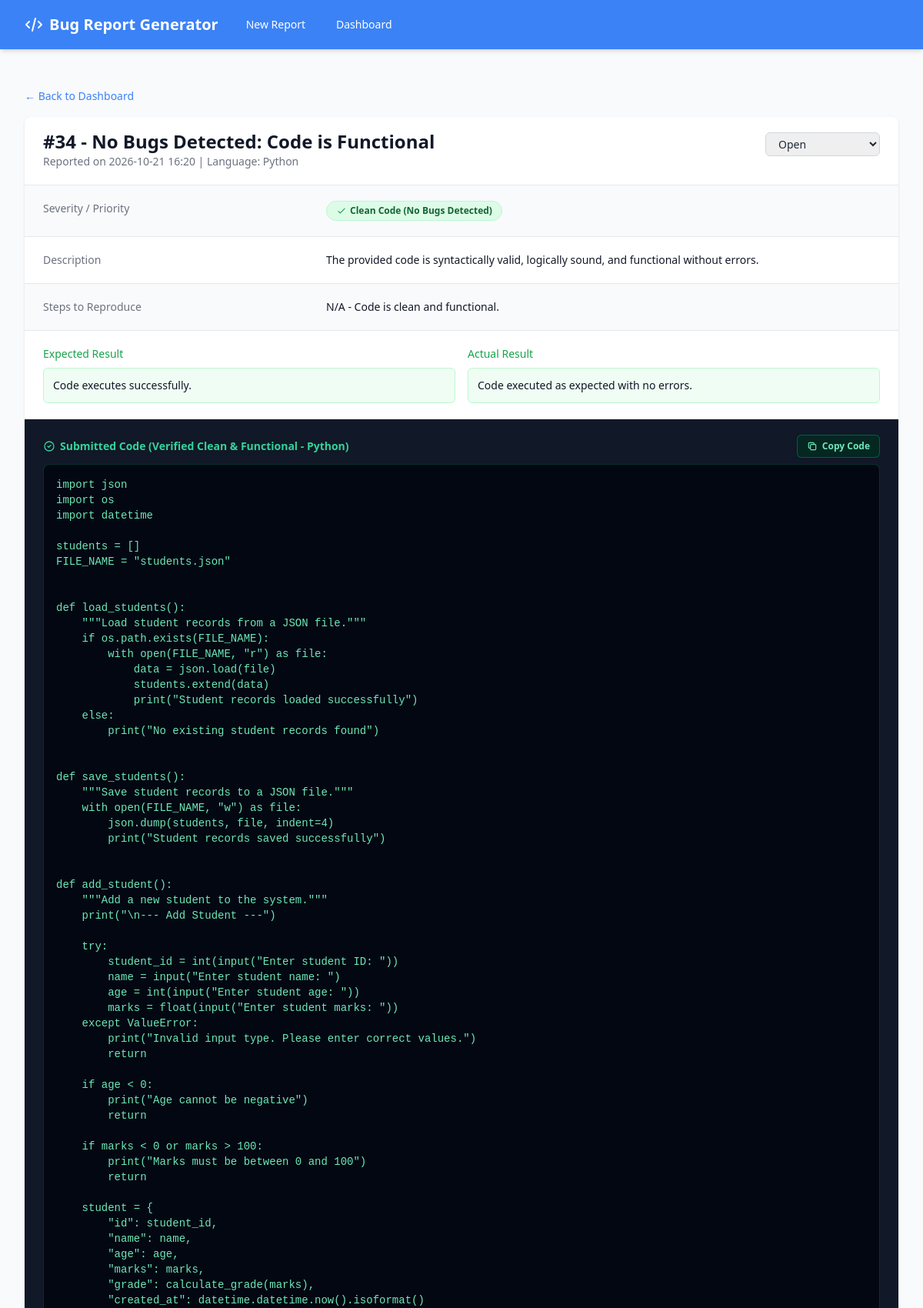
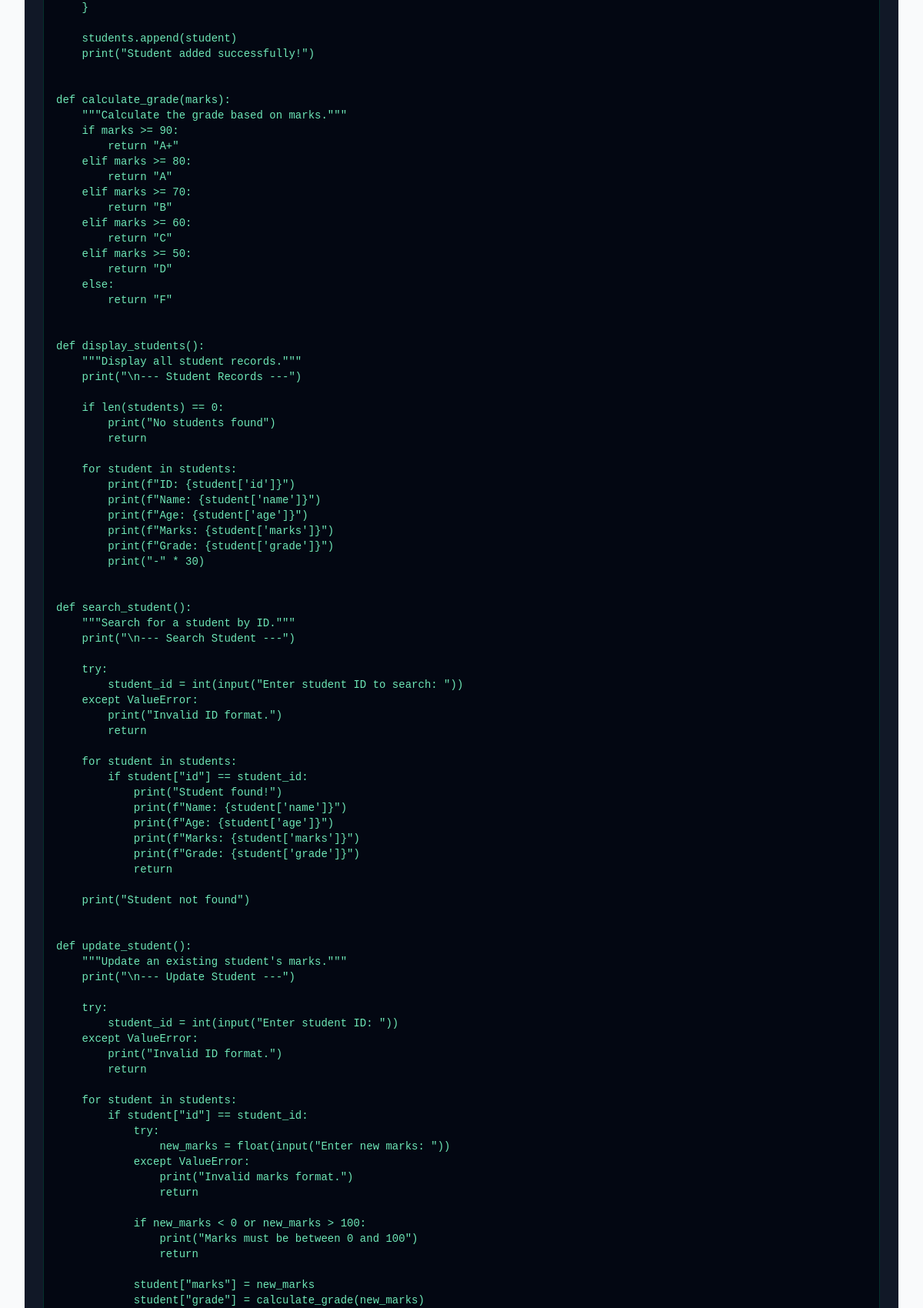
The page /report/34 (upper part) on the database its author committed (2 pictures, top to bottom).
### app.py (models this page shows, shortened)
class BugReport(db.Model):
    id = db.Column(db.Integer, primary_key=True)
    title = db.Column(db.String(200), nullable=False)
    description = db.Column(db.Text, nullable=False)
    steps_to_reproduce = db.Column(db.Text, nullable=False)
    expected_result = db.Column(db.Text, nullable=False)
    actual_result = db.Column(db.Text, nullable=False)
    severity = db.Column(db.String(50), nullable=False)
    priority = db.Column(db.String(50), nullable=False)
    status = db.Column(db.String(50), default='Open')
    language = db.Column(db.String(50), nullable=True)
    code_snippet = db.Column(db.Text, nullable=True)
    fixed_code_snippet = db.Column(db.Text, nullable=True)
    notes = db.Column(db.Text, nullable=True)
    created_at = db.Column(db.DateTime, default=datetime.datetime.utcnow)

### app.py (the view, shortened to what this page needs)
@app.route('/report/<int:report_id>', methods=['GET', 'POST'])
def report_detail(report_id):
    report = BugReport.query.get_or_404(report_id)
    return render_template('report.html', report=report)

### templates/report.html (shortened to what this page needs)
{% extends "base.html" %}
{% block content %}
<div class="mb-4">
    <a href="{{ url_for('dashboard') }}" class="text-sm font-medium text-brand hover:text-blue-700">
        &larr; Back to Dashboard
    </a>
</div>
<div class="bg-white shadow overflow-hidden sm:rounded-lg">
    <div class="px-4 py-5 sm:px-6 flex justify-between items-start">
        <div>
            <h3 class="text-2xl leading-6 font-bold text-gray-900">
                #{{ report.id }} - {{ report.title }}
            </h3>
            <p class="mt-1 max-w-2xl text-sm text-gray-500">
                Reported on {{ report.created_at.strftime('%Y-%m-%d %H:%M') }} | Language: {{ report.language | capitalize }}
            </p>
        </div>
        <form action="{{ url_for('report_detail', report_id=report.id) }}" method="POST" class="flex items-center space-x-2">
            <select name="status" class="block w-full pl-3 pr-10 py-1 text-sm border-gray-300 focus:outline-none focus:ring-brand focus:border-brand rounded-md border" onchange="this.form.submit()">
                <option value="Open" {% if report.status == 'Open' %}selected{% endif %}>Open</option>
            </select>
        </form>
    </div>
    <div class="border-t border-gray-200 px-4 py-5 sm:p-0">
        <dl class="sm:divide-y sm:divide-gray-200">
            <div class="py-4 sm:py-5 sm:grid sm:grid-cols-3 sm:gap-4 sm:px-6 bg-gray-50">
                <dt class="text-sm font-medium text-gray-500">Severity / Priority</dt>
                <dd class="mt-1 text-sm text-gray-900 sm:mt-0 sm:col-span-2 flex space-x-4">
                    {% if report.severity in ['None', 'N/A'] or report.priority in ['None', 'N/A'] %}
                        <span class="inline-flex items-center px-3 py-1 rounded-full text-xs font-semibold bg-green-100 text-green-800 border border-green-200">
                            <svg class="w-3.5 h-3.5 mr-1 text-green-600" fill="none" stroke="currentColor" viewBox="0 0 24 24"><path stroke-linecap="round" stroke-linejoin="round" stroke-width="2" d="M5 13l4 4L19 7"/></svg>
                            Clean Code (No Bugs Detected)
                        </span>
                    {% endif %}
                </dd>
            </div>
            <div class="py-4 sm:py-5 sm:grid sm:grid-cols-3 sm:gap-4 sm:px-6">
                <dt class="text-sm font-medium text-gray-500">Description</dt>
                <dd class="mt-1 text-sm text-gray-900 sm:mt-0 sm:col-span-2 whitespace-pre-wrap">{{ report.description }}</dd>
            </div>
            <div class="py-4 sm:py-5 sm:grid sm:grid-cols-3 sm:gap-4 sm:px-6 bg-gray-50">
                <dt class="text-sm font-medium text-gray-500">Steps to Reproduce</dt>
                <dd class="mt-1 text-sm text-gray-900 sm:mt-0 sm:col-span-2 whitespace-pre-wrap">{{ report.steps_to_reproduce }}</dd>
            </div>
            <div class="py-4 sm:py-5 sm:grid sm:grid-cols-2 sm:gap-4 sm:px-6">
                <div>
                    <dt class="text-sm font-medium text-green-600 mb-2">Expected Result</dt>
                    <dd class="text-sm text-gray-900 p-3 bg-green-50 rounded-md border border-green-200 whitespace-pre-wrap">{{ report.expected_result }}</dd>
                </div>
                <div>
                    <dt class="text-sm font-medium {% if report.severity in ['None', 'N/A'] %}text-green-600{% else %}text-red-600{% endif %} mb-2">Actual Result</dt>
                    <dd class="text-sm text-gray-900 p-3 {% if report.severity in ['None', 'N/A'] %}bg-green-50 border-green-200{% else %}bg-red-50 border-red-200{% endif %} rounded-md border whitespace-pre-wrap">{{ report.actual_result }}</dd>
                </div>
            </div>
            <div class="py-5 sm:px-6 bg-gray-900 border-t border-gray-800 space-y-6">
                {% if report.severity in ['None', 'N/A'] or not report.fixed_code_snippet or report.fixed_code_snippet.strip() == report.code_snippet.strip() %}
                    <div>
                        <div class="flex justify-between items-center mb-2">
                            <dt class="text-sm font-semibold text-emerald-400 flex items-center gap-1.5">
                                <svg class="w-4 h-4 inline text-emerald-400" fill="none" stroke="currentColor" viewBox="0 0 24 24"><path stroke-linecap="round" stroke-linejoin="round" stroke-width="2" d="M9 12l2 2 4-4m6 2a9 9 0 11-18 0 9 9 0 0118 0z"/></svg>
                                Submitted Code (Verified Clean & Functional - {{ report.language | capitalize }})
                            </dt>
                            <button type="button" onclick="copyCode(this, 'clean-code-snippet')" data-default-text="Copy Code" class="inline-flex items-center gap-1.5 px-3 py-1.5 text-xs font-semibold rounded-md bg-emerald-950/80 hover:bg-emerald-900 text-emerald-300 border border-emerald-600/50 shadow-sm transition-all duration-150 focus:outline-none focus:ring-2 focus:ring-emerald-500 cursor-pointer">
                                <svg class="w-3.5 h-3.5 copy-icon" fill="none" stroke="currentColor" viewBox="0 0 24 24">
                                    <path stroke-linecap="round" stroke-linejoin="round" stroke-width="2" d="M8 16H6a2 2 0 01-2-2V6a2 2 0 012-2h8a2 2 0 012 2v2m-6 12h8a2 2 0 002-2v-8a2 2 0 00-2-2h-8a2 2 0 00-2 2v8a2 2 0 002 2z"/>
                                </svg>
                                <span class="btn-text">Copy Code</span>
                            </button>
                        </div>
                        <dd class="mt-1 text-sm text-gray-200">
                            <pre class="bg-gray-950 p-4 rounded-lg border border-emerald-800/50 text-emerald-300 overflow-x-auto font-mono"><code id="clean-code-snippet">{{ report.code_snippet }}</code></pre>
                        </dd>
                    </div>
                {% endif %}
            </div>
        </dl>
    </div>
</div>
{% endblock %}

### rows shown on the page
BugReport: id "34", title "No Bugs Detected: Code is Functional", created_at "2026-10-21 16:20", language "Python", status "Open", description "The provided code is syntactically valid, logically sound, and functional without errors.", steps_to_reproduce "N/A - Code is clean and functional.", expected_result "Code executes successfully.", actual_result "Code executed as expected with no errors."
